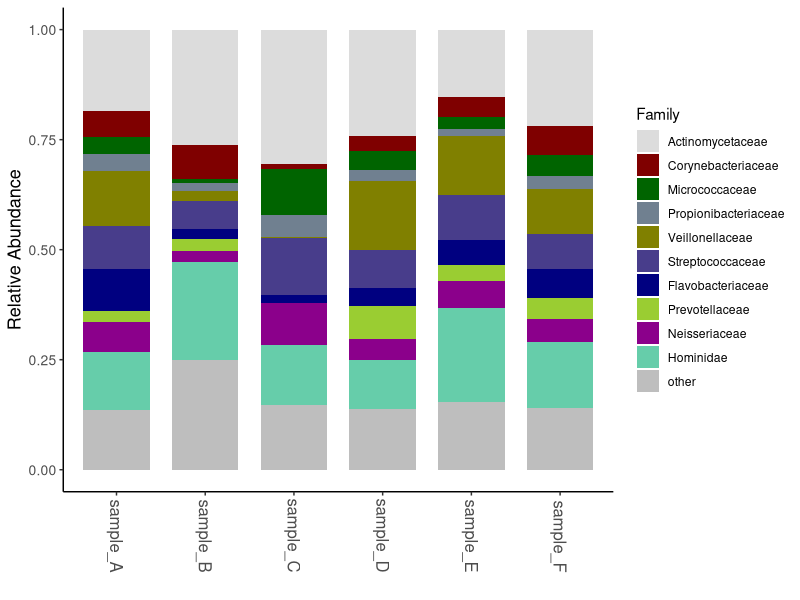
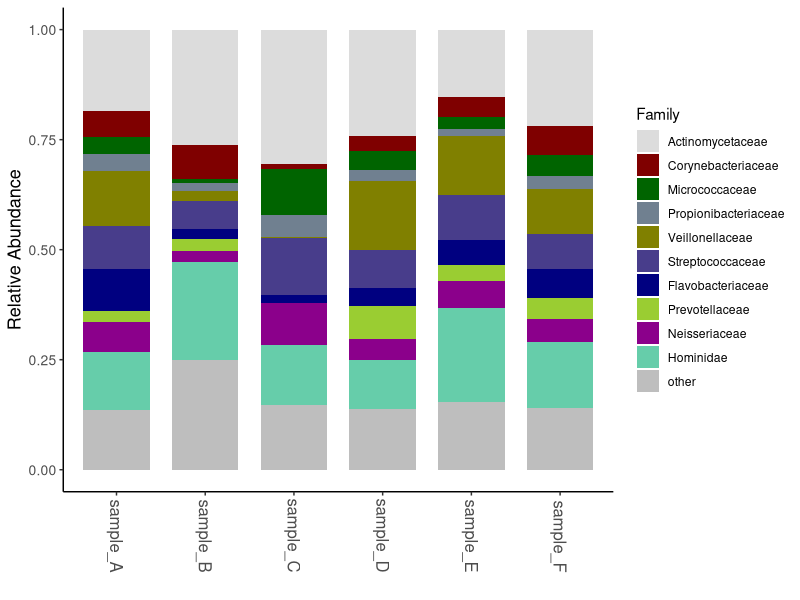
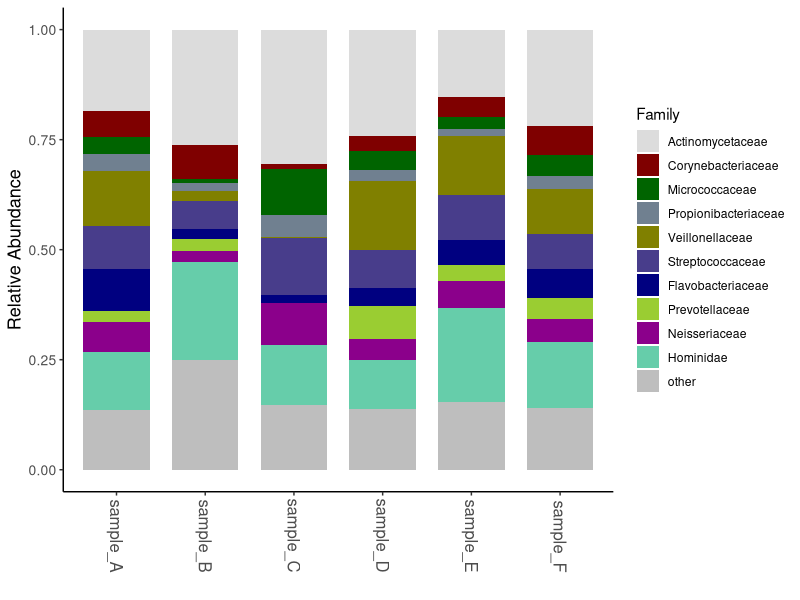

R code for these plots, in order:
## ---- chunk 1
# R version 4.2.3
library(stats) # v4.2.3
library(tidyverse) # v2.0.0
library(svglite) # v2.1.1
## ---- chunk 2
plot_bracken <- function(file, top = NA, pal, otherColor){
    
    # file is the bracken data
    # top is an integer, trims the data to the number of top taxa (by median) in a given level for better plotting
    ## top = NA is the default and will plot all taxa in a given level
    # pal is a palette of hex colors
    # otherColor is the color used to represent taxa below median abundance threshold
    
    levdat <-
      dplyr::select(file,
                    -contains(c("_num","taxonomy_"))) |>
      tidyr::pivot_longer(cols = !name,
                          names_to = "sample",
                          values_to = "fraction") |>
      dplyr::mutate(sample = str_remove_all(sample, "_frac"))
    
    level <-
      dplyr::select(file,
                    contains("taxonomy_lvl")) |>
      unique()
    
    newpal <-
      paste0("#",
             stringr::str_split(pal, ",") |> unlist()
      )
    
    if (level == "K") {
        label <- "Kingdom"
    } else if (level == "P") {
        label <- "Phylum"
    } else if (level == "C") {
        label <- "Class"
    } else if (level == "O") {
        label <- "Order"
    } else if (level == "F") {
        label <- "Family"
    } else if (level == "G") {
        label <- "Genus"
    } else if (level == "S") {
        label <- "Species"
    } else if (level == "S1") {
        label <- "Strain"
    } else {
        message("Bracken taxonomy_lvl needs to be K, P, C, O, F, G, S, or S1")
    }
    
    if (!is.na(top) && top < length(unique(levdat$name))) {
        
        top_select <-
          stats::aggregate(x = levdat$fraction,
                           by = list(levdat$name),
                           FUN = median) |>
          purrr::set_names(c("group","value")) |>
          dplyr::arrange(dplyr::desc(value)) |>
          dplyr::slice(1:top) |>
          dplyr::pull(var = group)
        
        levdat <- dplyr::filter(levdat, levdat$name %in% top_select)
        
        fill_unk <-
          stats::aggregate(x = levdat$fraction,
                           by = list(levdat$sample),
                           FUN = sum) |> 
          purrr::set_names(c("sample","sum")) |> 
          dplyr::mutate_if(is.numeric, round, 3)
        
        fill_unk$residual <- 1 - fill_unk$sum
        
        for (i in 1:nrow(fill_unk)) {
            
            levdat <- rbind(levdat, c("other", fill_unk[i,1], fill_unk[i,3]))
            
        }
        
        levdat <- transform(levdat, fraction = as.numeric(fraction))
        levdat$name <- factor(levdat$name, levels = unique(levdat$name))
        
        fill_vals <- c(rep_len(newpal, nrow(unique(levdat[1]))-1), otherColor)
        
    } else {
        
        fill_vals <- c(rep_len(newpal, nrow(unique(levdat[1]))))
        
    }
    
    print(nrow(levdat))
    
    ggplot2::ggplot(data = levdat) +
      ggplot2::geom_bar(mapping = ggplot2::aes(x = sample,
                                                 y = fraction,
                                                 fill = name),
                        position = "fill",
                        stat = "identity",
                        width = 0.75) + 
      ggplot2::scale_fill_manual(paste(label),
                                 values = fill_vals) +
      ggplot2::theme_classic() +
      ggplot2::scale_x_discrete("") +
      ggplot2::scale_y_continuous("Relative Abundance") +
      ggplot2::theme(axis.text.x = element_text(angle = -90, vjust = 0.5, hjust = 1, size = 12),
              axis.text.y = element_text(size = 10),
              axis.title.x = element_text(),
              axis.title.y = element_text(size = 13),
              legend.position = "right")
    
    
    
}
## ---- chunk 3
# specify coltypes to prevent F character (family) from being read as logical FALSE
notLogical <- cols(taxonomy_lvl = col_character())
p1 <- plot_bracken(file = readr::read_tsv(file = "example_data_bracken/example_bracken_merged_F.txt",
                                          col_names = TRUE,
                                          col_types = notLogical),
                   top = 10,
                   pal = "dcdcdc,7f0000,006400,708090,808000,483d8b,000080,9acd32,8b008b,66cdaa",
                   otherColor = "gray")

p1 
## ---- chunk 4
ggsave(filename = "plots/bracken_plot_C.svg",
       plot = p1, units = "in",
       width = 10,
       height = 6)

ggsave(filename = "plots/bracken_plot_C.pdf",
       plot = p1, units = "in",
       width = 10,
       height = 6)
